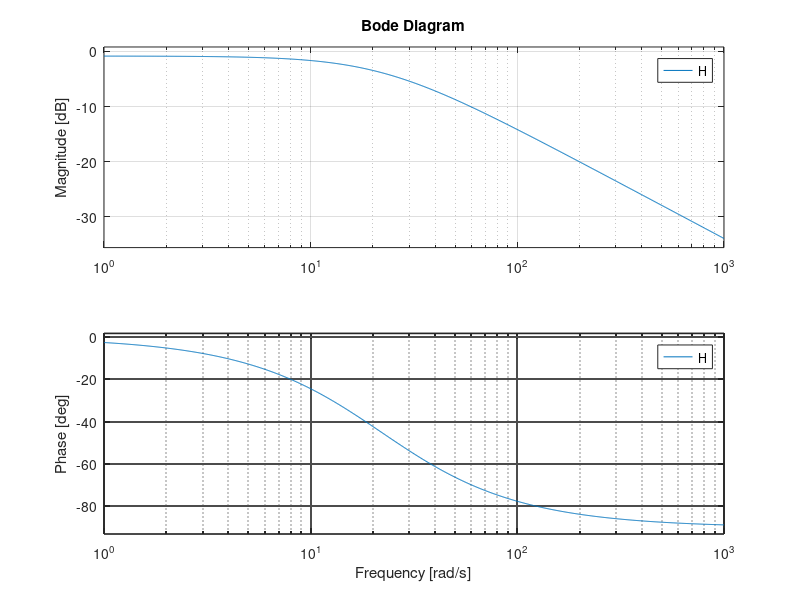

The MATLAB script that drew this image:
% =========================================================================
% Modeling a DC motor as a first-order system in Octave.
% =========================================================================
% Dependencies:
%   GNU Octave + Control Package
%   (install using: pkg install -forge control)
% =========================================================================

clear; clc; close all;
pkg load control;

% DC Motor as a First Order System
K = 10;
tau = 0.5;
s = tf('s');
G  = K/(tau*s + 1) ;
H = feedback(G,1);

%Plotting the Bode Plot
figure;
bode(H);
h = gca();                      % Get handle to current axes
set(h, "gridcolor", [0.3 0.3 0.3]);    % Set to a dark gray (RGB values)
set(h, "gridlinestyle", "-");         % Solid line
set(h, "gridalpha", 1);               % Full opacity (1 = solid, 0 = transparent)
set(h, "LineWidth", 1.2);         % Thicker grid lines
grid on;

% Save plot
outdir = "/home/rain/Documents/control_projects/dc_motor_modeling/motor_first_order/results";
print(fullfile(outdir, "bode_plot.png"), "-dpng");
